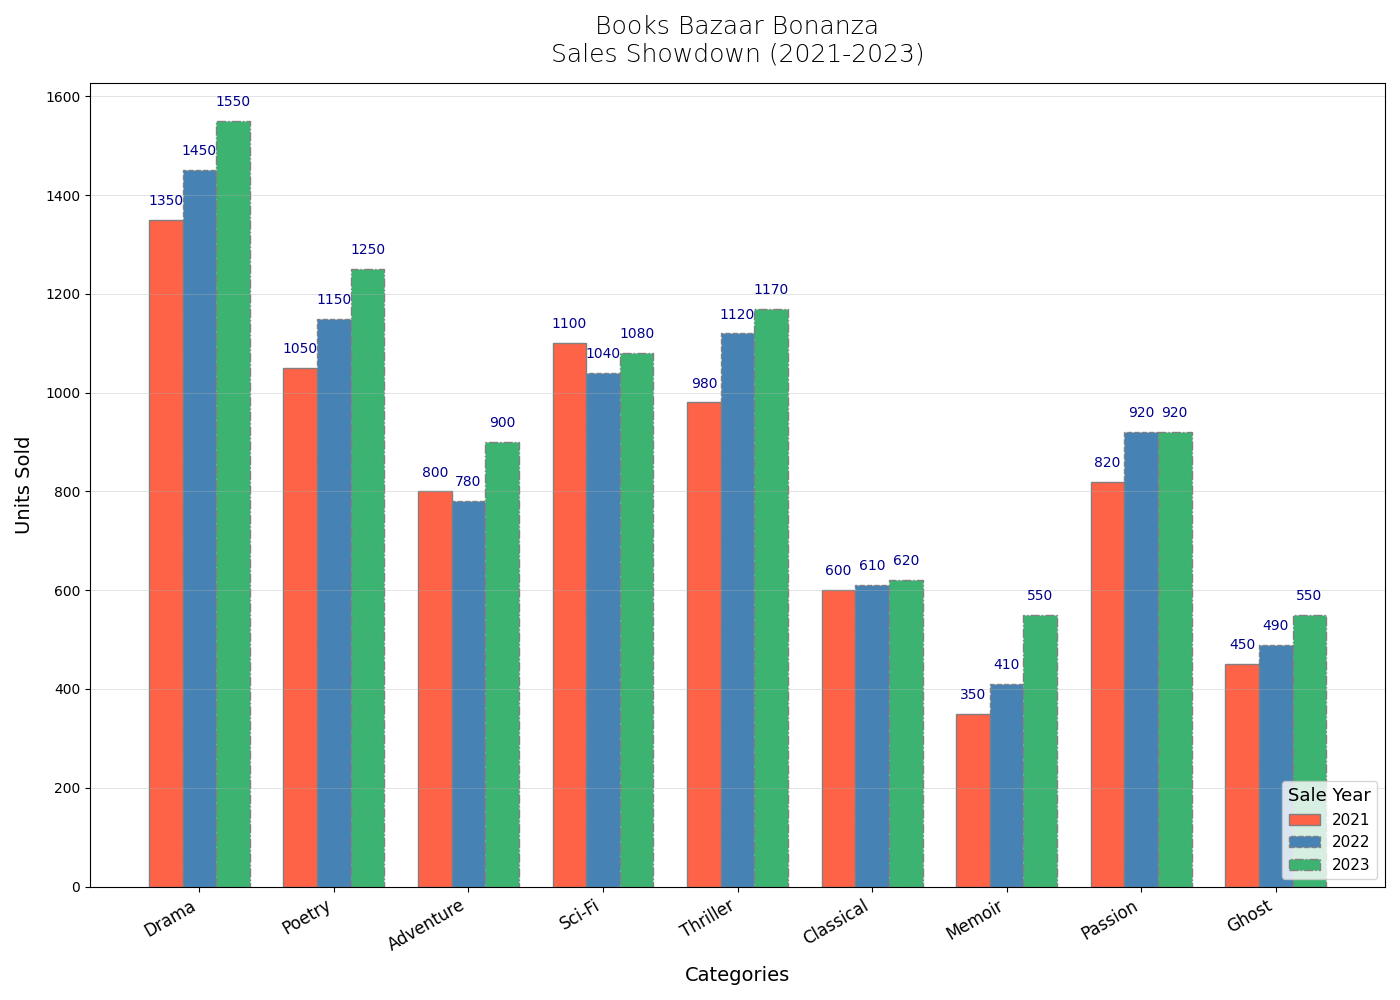

This figure's Python source:
import matplotlib.pyplot as plt
import numpy as np

years = [2021, 2022, 2023]
genres = [
    'Drama', 'Poetry', 'Adventure', 'Sci-Fi', 
    'Thriller', 'Classical', 'Memoir', 'Passion', 'Ghost'
]
sales_data = {
    2021: [1350, 1050, 800, 1100, 980, 600, 350, 820, 450],
    2022: [1450, 1150, 780, 1040, 1120, 610, 410, 920, 490],
    2023: [1550, 1250, 900, 1080, 1170, 620, 550, 920, 550]
}

fig, ax = plt.subplots(figsize=(14, 10))
width = 0.25
x = np.arange(len(genres))

# Modified color, edgecolor, and linestyle
colors = ['#ff6347', '#4682b4', '#3cb371']  # Different colors for bars
linestyles = ['-', '--', '-.']  # Different line styles
for i, year in enumerate(years):
    sales = sales_data[year]
    ax.bar(x + i*width, sales, width=width, color=colors[i], linestyle=linestyles[i], edgecolor='gray', label=f'{year}')

# Modified text appearance
for i, year in enumerate(years):
    sales = sales_data[year]
    for j, books in enumerate(sales):
        ax.text(j + i*width, books + 30, f'{books}', ha='center', fontsize=10, fontweight='normal', color='darkblue')

# Changed title and label styles
ax.set_title('Books Bazaar Bonanza\nSales Showdown (2021-2023)', fontsize=18, fontweight='light', pad=15)
ax.set_xlabel('Categories', fontsize=14, labelpad=8)
ax.set_ylabel('Units Sold', fontsize=14, labelpad=8)

# Modified tick label appearance
ax.set_xticks(x + width)
ax.set_xticklabels(genres, rotation=30, ha='right', fontsize=12)

# Altered gridlines
ax.yaxis.grid(True, linestyle='-', linewidth=0.5, alpha=0.5)

# Changed legend position and style
ax.legend(title='Sale Year', title_fontsize='13', fontsize='11', loc='lower right')

plt.tight_layout()
plt.show()
